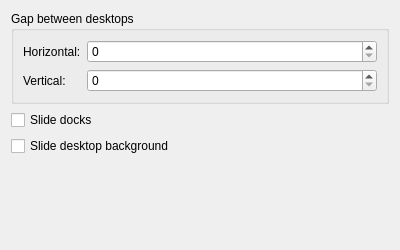
<?xml version="1.0" encoding="UTF-8"?>
<ui version="4.0">
 <class>SlideEffectConfig</class>
 <widget class="QWidget" name="SlideEffectConfig">
  <property name="geometry">
   <rect>
    <x>0</x>
    <y>0</y>
    <width>400</width>
    <height>250</height>
   </rect>
  </property>
  <layout class="QVBoxLayout" name="verticalLayout">
   <item>
    <widget class="QGroupBox" name="groupBox_Gaps">
     <property name="title">
      <string>Gap between desktops</string>
     </property>
     <layout class="QFormLayout" name="formLayout_2">
      <item row="0" column="0">
       <widget class="QLabel" name="label_HorizontalGap">
        <property name="text">
         <string>Horizontal:</string>
        </property>
       </widget>
      </item>
      <item row="0" column="1">
       <widget class="QSpinBox" name="kcfg_HorizontalGap">
        <property name="sizePolicy">
         <sizepolicy hsizetype="Expanding" vsizetype="Fixed">
          <horstretch>0</horstretch>
          <verstretch>0</verstretch>
         </sizepolicy>
        </property>
        <property name="maximum">
         <number>1000</number>
        </property>
        <property name="singleStep">
         <number>5</number>
        </property>
       </widget>
      </item>
      <item row="1" column="0">
       <widget class="QLabel" name="label_VerticalGap">
        <property name="text">
         <string>Vertical:</string>
        </property>
       </widget>
      </item>
      <item row="1" column="1">
       <widget class="QSpinBox" name="kcfg_VerticalGap">
        <property name="sizePolicy">
         <sizepolicy hsizetype="Expanding" vsizetype="Fixed">
          <horstretch>0</horstretch>
          <verstretch>0</verstretch>
         </sizepolicy>
        </property>
        <property name="maximum">
         <number>1000</number>
        </property>
        <property name="singleStep">
         <number>5</number>
        </property>
       </widget>
      </item>
     </layout>
    </widget>
   </item>
   <item>
    <widget class="QCheckBox" name="kcfg_SlideDocks">
     <property name="text">
      <string>Slide docks</string>
     </property>
    </widget>
   </item>
   <item>
    <widget class="QCheckBox" name="kcfg_SlideBackground">
     <property name="text">
      <string>Slide desktop background</string>
     </property>
    </widget>
   </item>
   <item>
    <spacer name="verticalSpacer">
     <property name="orientation">
      <enum>Qt::Vertical</enum>
     </property>
     <property name="sizeHint" stdset="0">
      <size>
       <width>20</width>
       <height>40</height>
      </size>
     </property>
    </spacer>
   </item>
  </layout>
 </widget>
 <resources/>
 <connections/>
</ui>
